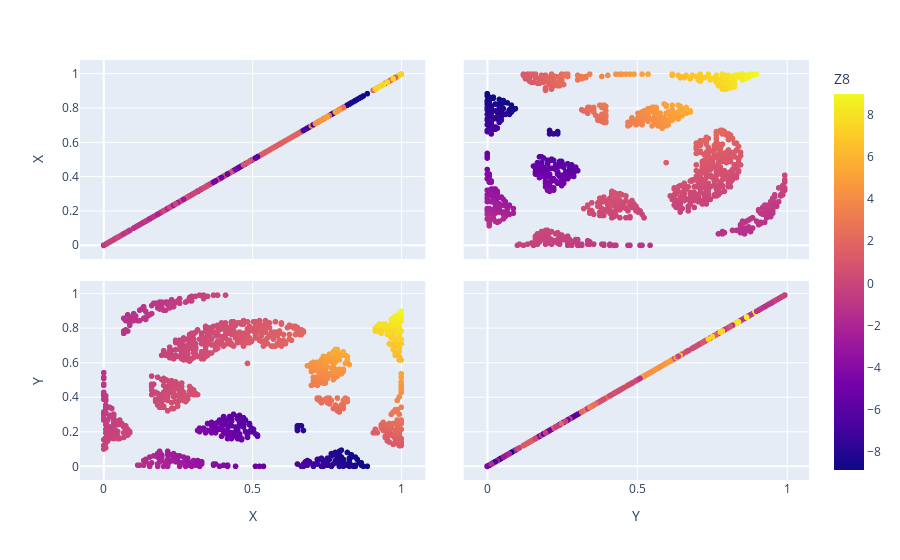

The cell this chart's notebook holds for it:
### Code cell
fig = px.scatter_matrix(df_test,
    dimensions=['X','Y'],
    color=select_name_Z)
fig.show()

### Figure 1 — Plotly figure (JSON) as saved in the notebook; plotly's stock layout.template omitted (floating-point values rounded to 4 significant figures; data arrays with more than 128 entries replaced by an {"elided": "..."} marker saying what was removed)
{"data": [{"dimensions": [{"axis": {"matches": true}, "label": "X", "values": {"elided": "1071 float values"}}, {"axis": {"matches": true}, "label": "Y", "values": {"elided": "1071 float values"}}], "hovertemplate": "%{xaxis.title.text}=%{x}<br>%{yaxis.title.text}=%{y}<br>Z8=%{marker.color}<extra></extra>", "legendgroup": "", "marker": {"color": {"elided": "1071 float values"}, "coloraxis": "coloraxis", "symbol": "circle"}, "name": "", "showlegend": false, "type": "splom"}], "layout": {"coloraxis": {"colorbar": {"title": {"text": "Z8"}}, "colorscale": [[0, "#0d0887"], [0.1111, "#46039f"], [0.2222, "#7201a8"], [0.3333, "#9c179e"], [0.4444, "#bd3786"], [0.5556, "#d8576b"], [0.6667, "#ed7953"], [0.7778, "#fb9f3a"], [0.8889, "#fdca26"], [1, "#f0f921"]]}, "dragmode": "select", "legend": {"tracegroupgap": 0}, "margin": {"t": 60}}}
